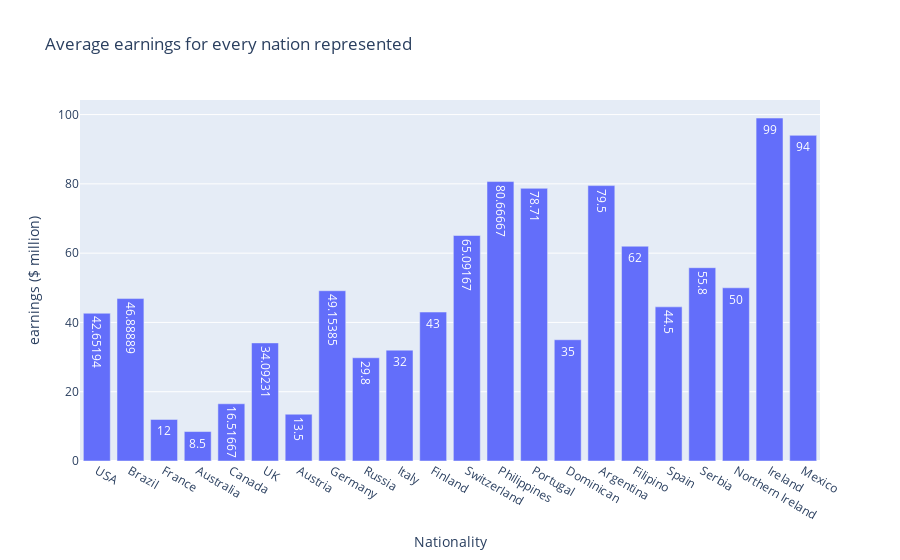

Here is the notebook cell this chart was saved with:
### Markdown cell above
This bar graph will showcase the average earnings of each country or nationality that is represented.

### Code cell
country_list = [] 
averages = []

for orig in athlete[nationality]: #loop through and add in all the unique countries to a list
    if orig in country_list:
        continue
    else:
        country_list.append(orig)

for nation in country_list:
    subset = athlete[athlete[nationality] == nation]
    number = 0
    count = 0  

    for money in subset[earning]:
        number += money
        count += 1
    
    averages.append(number/count)

rounded = ['%.2f' % elem for elem in averages]

average_per_nation = {nationality:country_list, earning:averages}
fig = px.bar(average_per_nation, x=nationality, y=earning,
text_auto=True,
title="Average earnings for every nation represented")
fig.show()

### Figure 1 — Plotly figure (JSON) as saved in the notebook; plotly's stock layout.template omitted (floating-point values rounded to 4 significant figures)
{"data": [{"alignmentgroup": "True", "hovertemplate": "Nationality=%{x}<br>earnings ($ million)=%{y}<extra></extra>", "legendgroup": "", "marker": {"color": "#636efa", "pattern": {"shape": ""}}, "name": "", "offsetgroup": "", "orientation": "v", "showlegend": false, "textposition": "auto", "texttemplate": "%{y}", "type": "bar", "x": ["USA", "Brazil", "France", "Australia", "Canada", "UK", "Austria", "Germany", "Russia", "Italy", "Finland", "Switzerland", "Philippines", "Portugal", "Dominican", "Argentina", "Filipino", "Spain", "Serbia", "Northern Ireland", "Ireland", "Mexico"], "xaxis": "x", "y": [42.65, 46.89, 12, 8.5, 16.52, 34.09, 13.5, 49.15, 29.8, 32, 43, 65.09, 80.67, 78.71, 35, 79.5, 62, 44.5, 55.8, 50, 99, 94], "yaxis": "y"}], "layout": {"barmode": "relative", "legend": {"tracegroupgap": 0}, "title": {"text": "Average earnings for every nation represented"}, "xaxis": {"anchor": "y", "domain": [0, 1], "title": {"text": "Nationality"}}, "yaxis": {"anchor": "x", "domain": [0, 1], "title": {"text": "earnings ($ million)"}}}}
